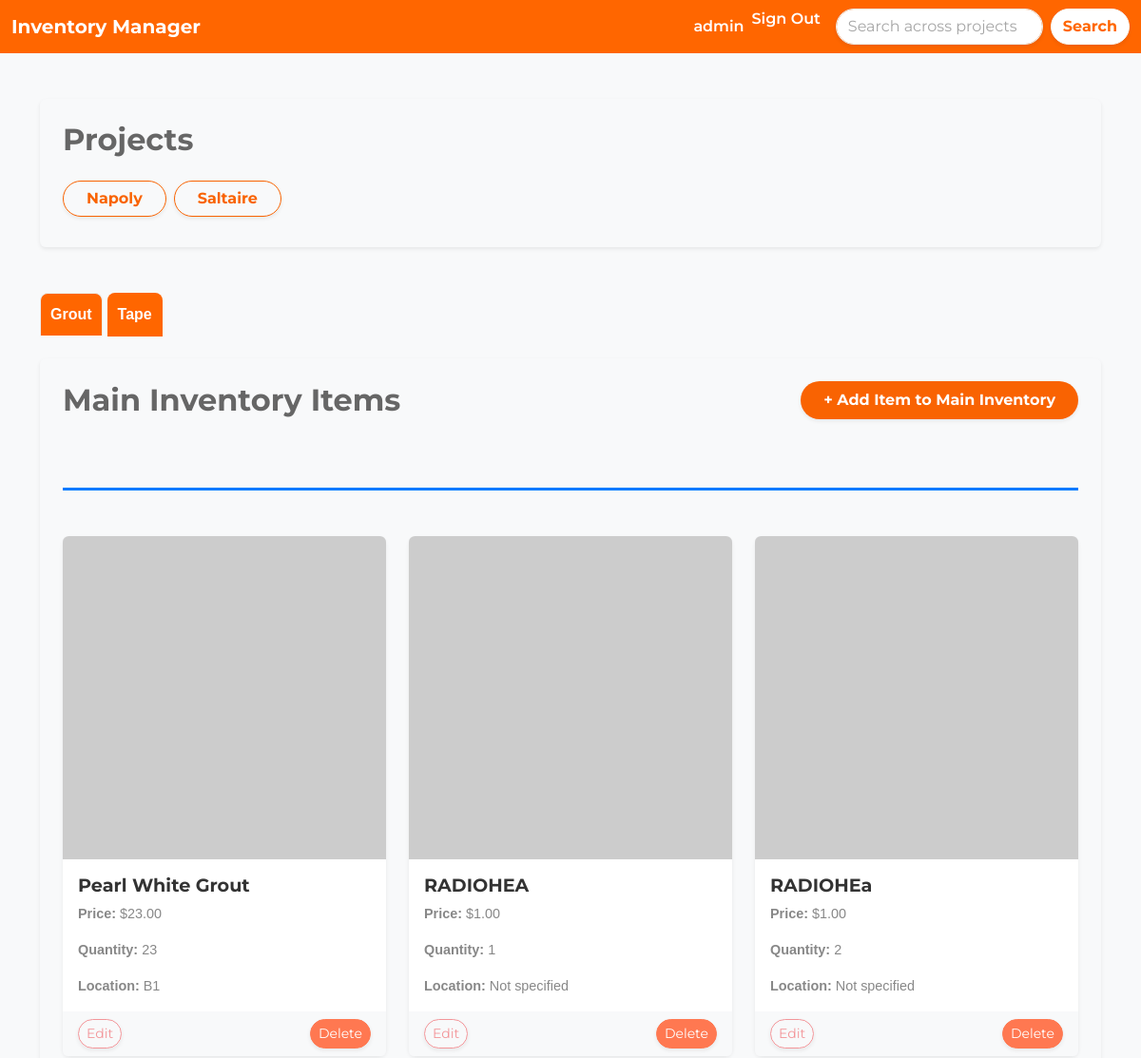
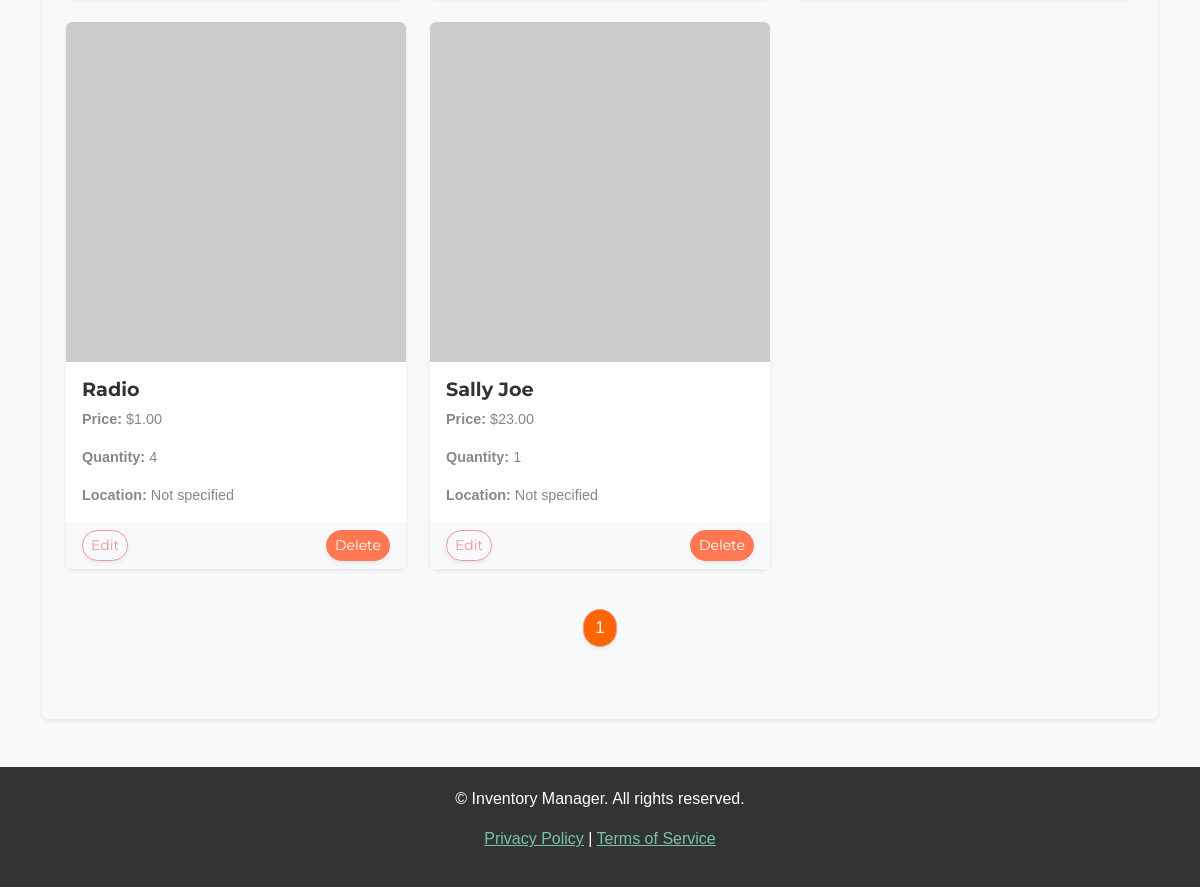
Before: /dashboard/ (signed in) with the older database file (2 pictures, top to bottom).
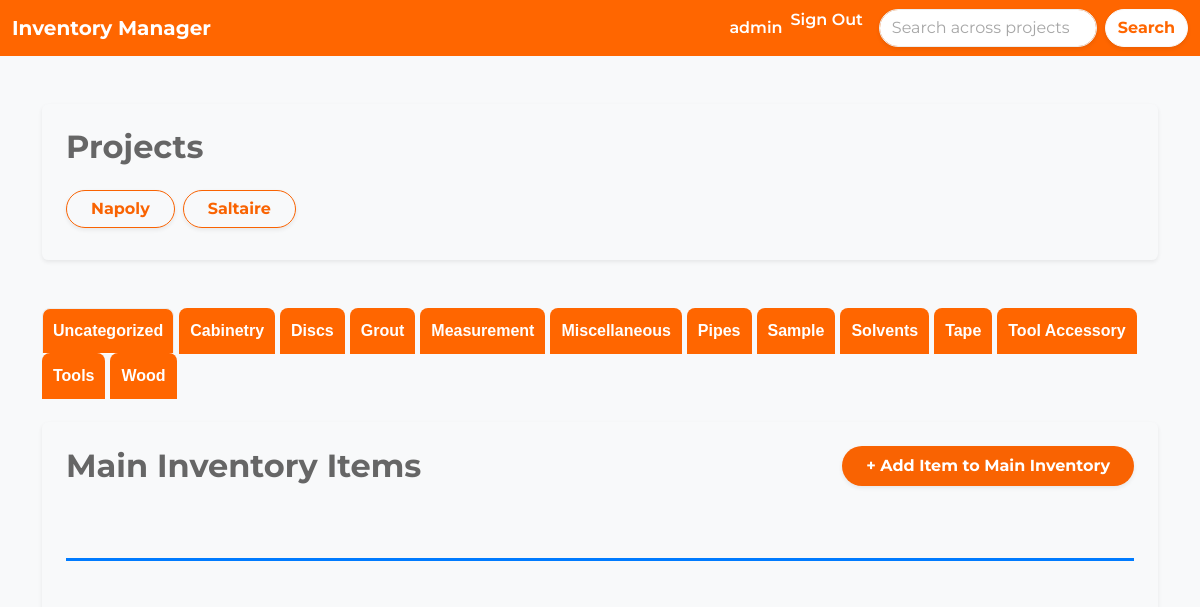
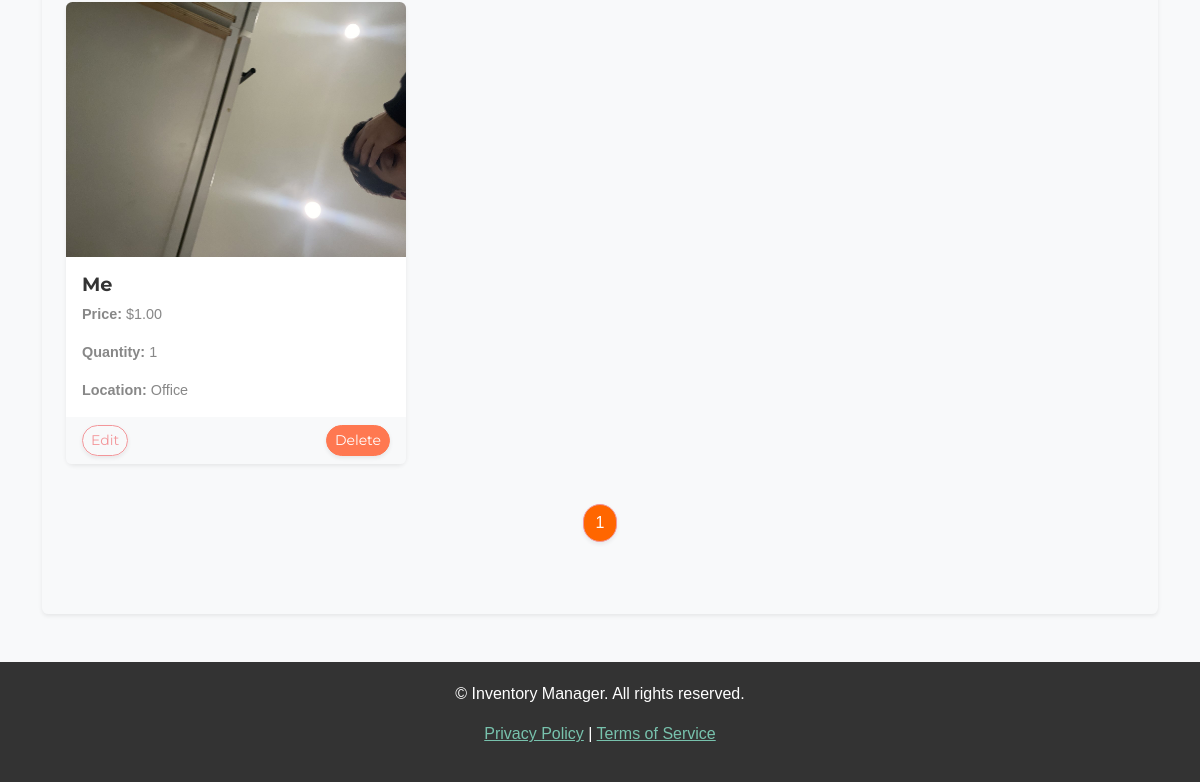
After: the same page with the newer database file (2 pictures, top to bottom).
### inventory/models.py (models this page shows, shortened)
class Project(models.Model):
	name = models.CharField(max_length=200)
	description = models.TextField(blank=True, null=True)
	user = models.ForeignKey(User, on_delete=models.CASCADE)
	date_created = models.DateTimeField(auto_now_add=True)

class Category(models.Model):
    name = models.CharField(max_length=200)
    class Meta:
        verbose_name_plural = 'categories'
        ordering = ['name']  # Ensure categories are listed in alphabetical order

class InventoryItem(models.Model):
    name = models.CharField(max_length=200)
    quantity = models.IntegerField()
    category = models.ForeignKey('Category', on_delete=models.SET_NULL, blank=True, null=True)
    price = models.DecimalField(max_digits=10, decimal_places=2, blank=True, null=True)
    date_created = models.DateTimeField(auto_now_add=True)
    user = models.ForeignKey(User, on_delete=models.CASCADE)
    project = models.ForeignKey(Project, on_delete=models.CASCADE, related_name="inventory_items", blank=False, null=False)
    image = models.ImageField(upload_to='inventory_images/', null=True, blank=True)
    location = models.ForeignKey('Location', on_delete=models.SET_NULL, blank=True, null=True)

class Location(models.Model):
    name = models.CharField(max_length=100)

### inventory/views.py (the view)
# urls.py: path('dashboard/', Dashboard.as_view(), name='dashboard'),
class Dashboard(LoginRequiredMixin, View):
    def get(self, request):
        main_project = Project.objects.filter(name="Main Project").first()
        projects = Project.objects.exclude(id=main_project.id).order_by('name') if main_project else Project.objects.all().order_by('name')
        search_query = request.GET.get('search', '')
        items = InventoryItem.objects.filter(project=main_project)
        if search_query:
            items = items.filter(name__icontains=search_query)
        items = items.order_by('category__name', 'name')
        grouped_inventory = {}
        items_per_page = 9
        for item in items:
            category = item.category.name if item.category else 'Uncategorized'  # Handle missing categories
            if category not in grouped_inventory:
                grouped_inventory[category] = []
            grouped_inventory[category].append(item)
        category_pages = {}
        active_category = request.GET.get('active_category', list(grouped_inventory.keys())[0])  # Default to first category
        for category, item_list in grouped_inventory.items():
            paginator = Paginator(item_list, items_per_page)
            page_number = request.GET.get(f'page_{category}', 1)
            category_pages[category] = paginator.get_page(page_number)
        return render(request, 'inventory/dashboard.html', {
            'main_project': main_project,
            'projects': projects,
            'grouped_inventory': category_pages,
            'active_category': active_category,
        })

### inventory/templates/inventory/dashboard.html (shortened to what this page needs)
{% extends 'inventory/base.html' %}
{% load crispy_forms_tags %}
{% block content %}
    <div class="container mt-5">
        <div class="card shadow-sm p-4 mb-5 rounded" style="border: none; background-color: var(--light-grey);">
            <h2 class="mb-4" style="color: var(--dark-grey); font-weight: bold;">Projects</h2>
            {% if projects %}
                <div class="d-flex flex-wrap gap-2">
                    {% for project in projects %}
                        <a href="{% url 'project_inventory' project.id %}" class="btn btn-outline-primary mb-2 rounded-pill shadow-sm px-4" style="font-weight: bold; color: var(--primary-color);">
                            {{ project.name }}
                        </a>
                    {% endfor %}
                </div>
            {% else %}
                <p style="color: var(--dark-grey);">No projects available.</p>
            {% endif %}
        </div>
        <div class="category-tabs mb-4">
            <ul class="nav nav-tabs border-0" style="font-weight: bold;">
                {% for category, items in grouped_inventory.items %}
                    <li class="nav-item">
                        <a class="nav-link {% if category == active_category %}active{% endif %}"
                           data-bs-toggle="tab" href="#category_{{ forloop.counter }}"
                           onclick="setActiveCategory('{{ category }}')"
                           style="color: #FFFFFF; background-color: #FF6600; border-radius: 8px 8px 0 0; padding: 10px; margin-right: 5px; text-align: center;">
                            {{ category }}
                        </a>
                    </li>
                {% endfor %}
            </ul>
        </div>
        <div class="card shadow-sm p-4 mb-5 rounded" style="border: none; background-color: var(--light-grey);">
            <div class="d-flex justify-content-between align-items-center mb-4">
                <h2 class="mb-0" style="color: var(--dark-grey); font-weight: bold;">Main Inventory Items</h2>
                <a href="{% url 'add-item' %}" class="btn btn-primary rounded-pill px-4 py-2 shadow-sm">+ Add Item to Main Inventory</a>
            </div>
            <div class="tab-content">
                {% for category, items in grouped_inventory.items %}
                    <div class="tab-pane fade {% if category == active_category %}show active{% endif %}" id="category_{{ forloop.counter }}">
                        <div class="category-section my-5">
                            <div class="row mt-4">
                                {% for item in items %}
                                    <div class="col-md-4 col-sm-6 mb-4">
                                        <div class="card h-100 shadow-sm" style="border-radius: 8px;">
                                            {% if item.image %}
                                                <img src="{{ item.image.url }}" class="card-img-top rounded-top" alt="{{ item.name }}">
                                            {% else %}
                                                <img src="https://via.placeholder.com/150" class="card-img-top rounded-top" alt="Placeholder Image">
                                            {% endif %}
                                            <div class="card-body">
                                                <h5 class="card-title" style="color: var(--secondary-color); font-weight: bold;">{{ item.name }}</h5>
                                                <p class="card-text"><strong>Price:</strong> ${{ item.price }}</p>
                                                <p class="card-text"><strong>Quantity:</strong> {{ item.quantity }}</p>
                                                {% if item.location %}
                                                    <p class="card-text"><strong>Location:</strong> {{ item.location.name }}</p>
                                                {% else %}
                                                    <p class="card-text"><strong>Location:</strong> Not specified</p>
                                                {% endif %}
                                            </div>
                                            <div class="card-footer d-flex justify-content-between" style="background-color: var(--light-grey); border-top: none;">
                                                {% if user.is_staff %}
                                                    <a href="{% url 'edit-item' item.id %}" class="btn btn-outline-secondary btn-sm rounded-pill shadow-sm">Edit</a>
                                                    <a href="{% url 'delete-item' item.id %}" class="btn btn-danger btn-sm rounded-pill shadow-sm">Delete</a>
                                                {% endif %}
                                            </div>
                                        </div>
                                    </div>
                                {% endfor %}
                            </div>
                            <div class="pagination-controls mt-3">
                                <nav aria-label="Page navigation">
                                    <ul class="pagination justify-content-center">
                                        {% for num in items.paginator.page_range %}
                                            <li class="page-item {% if items.number == num %}active{% endif %}">
                                                <a class="page-link rounded-pill shadow-sm {% if items.number == num %}text-white{% else %}text-dark{% endif %}"
                                                   href="?page_{{ category }}={{ num }}&active_category={{ category }}"
                                                   style="{% if items.number == num %}background-color: #ff6600; color: white;{% else %}background-color: #f5f5f5; color: #444444; border: 1px solid #e0e0e0;{% endif %}">
                                                    {{ num }}
                                                </a>
                                            </li>
                                        {% endfor %}
                                    </ul>
                                </nav>
                            </div>
                        </div>
                    </div>
                {% endfor %}
            </div>
        </div>
    </div>
{% endblock %}

### inventory/templates/inventory/base.html (shortened to what this page needs)
{% load static %}
<!DOCTYPE html>
<html lang="en">
<head>
    <link href="https://bootswatch.com/5/minty/bootstrap.min.css" rel="stylesheet">
    <link rel="stylesheet" href="{% static 'css/style.css' %}">
</head>
<body>
    {% include 'inventory/navigation.html' %}
    <main>
        {% block content %}{% endblock content %}
    </main>
    <footer class="footer">
        <div class="container">
            <p>&copy; {{ current_year }} Inventory Manager. All rights reserved.</p>
            <p><a href="#">Privacy Policy</a> | <a href="#">Terms of Service</a></p>
        </div>
    </footer>
</body>
</html>

### inventory/templates/inventory/navigation.html (shortened to what this page needs)
<nav class="navbar navbar-expand-lg" style="background-color: #FF6600;">
    <div class="container-fluid">
        <a class="navbar-brand text-white fw-bold" href="{% url 'dashboard' %}">Inventory Manager</a>
        <div class="collapse navbar-collapse justify-content-end" id="navbarNav">
            <ul class="navbar-nav">
                {% if user.is_authenticated %}
                    <li class="nav-item">
                        <a class="nav-link text-white fw-semibold" href="#">{{ user.username }}</a>
                    </li>
                    <li class="nav-item">
                        <form method="POST" action="{% url 'logout' %}" style="display:inline;">
                            <button type="submit" class="nav-link text-white fw-semibold" style="background:none; border:none; padding:0; color:inherit; cursor:pointer;">
                                Sign Out
                            </button>
                        </form>
                    </li>
                {% endif %}
            </ul>
            <form method="GET" action="{% url 'search_results' %}" class="d-flex ms-3">
                <input class="form-control me-2 rounded-pill shadow-sm" type="search" name="search" placeholder="Search across projects..." aria-label="Search" value="{{ request.GET.search }}">
                <button class="btn btn-light rounded-pill shadow-sm fw-bold" type="submit" style="background-color: #FFFFFF; color: #FF6600;">Search</button>
            </form>
        </div>
    </div>
</nav>

### inventory/static/css/style.css (style rules this page uses)
.category-section { border-top: 3px solid #007bff; padding-top: 1.5rem; margin-top: 2rem; }
:root { --primary-color: #f96302; --secondary-color: #333333; --light-grey: #f8f9fa; --dark-grey: #666666; --accent-color: #ffb732; }
body { font-family: Arial, sans-serif; color: var(--secondary-color); background-color: var(--light-grey); }
.navbar { background-color: var(--primary-color); color: white; }
.nav-link, .navbar-brand { color: white !important; font-weight: bold; }
h1, h2, h3, h4, h5, h6 { color: var(--dark-grey); font-weight: bold; }
.card { border: none; box-shadow: 0px 4px 8px rgba(0, 0, 0, 0.1); border-radius: 8px; }
.card-title { font-size: 1.2rem; color: var(--secondary-color); }
.card-body p { font-size: 0.9rem; }
.btn-primary { background-color: var(--primary-color); border: none; color: white; font-weight: bold; }
.btn-outline-primary { color: var(--primary-color); border: 1px solid var(--primary-color); }
.form-control { border-radius: 20px; }
.footer { background-color: var(--secondary-color); color: white; padding: 20px 0; text-align: center; }

Changed rows visible on the page:
removed InventoryItem: name "Pearl White Grout", price "23.00", quantity "23", location.name "B1"
removed InventoryItem: name "RADIOHEA", price "1.00", quantity "1", shows "Location:"
removed InventoryItem: name "RADIOHEa", price "1.00", quantity "2", shows "Location:"
removed InventoryItem: name "Radio", price "1.00", quantity "4", shows "Location:"
removed InventoryItem: name "Sally Joe", price "23.00", quantity "1", shows "Location:"
added Category: grouped_inventory "Cabinetry"
added Category: grouped_inventory "Discs"
added Category: grouped_inventory "Measurement"
now on this page (row unchanged): Category: grouped_inventory "Miscellaneous"
added Category: grouped_inventory "Pipes"
added Category: grouped_inventory "Sample"
now on this page (row unchanged): Category: grouped_inventory "Solvents"
added Category: grouped_inventory "Tool Accessory"
added Category: grouped_inventory "Tools"
added Category: grouped_inventory "Wood"
added InventoryItem: image (picture), name "Me", price "1.00", quantity "1", location.name "Office"
Other visible differences:
new list line: "Uncategorized"
